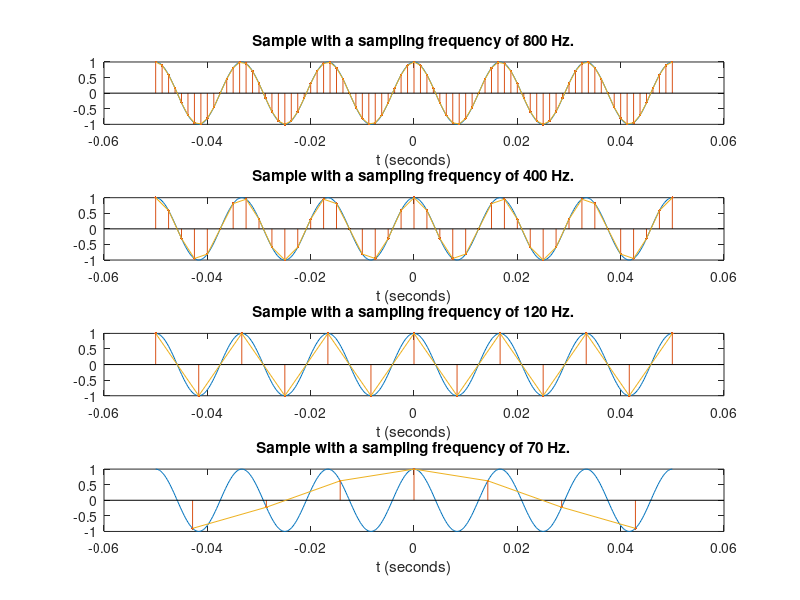

Write the MATLAB code that produced this figure.
f = 60; % Hz
tmin = -0.05;
tmax = 0.05;

t = linspace(tmin, tmax, 400);
x_c = cos(2*pi*f * t);
figure('Name','Plot');
subplot(4,1,1);
plot(t,x_c)
xlabel('t (seconds)')
title('Sample with a sampling frequency of 800 Hz.')

T = 1/800;
nmin = ceil(tmin / T);
nmax = floor(tmax / T);
n = nmin:nmax;
x1 = cos(2*pi*f * n*T);
hold on;
stem(n*T,x1,'.')
plot(n*T,x1);
hold off;

subplot(4,1,2);
plot(t,x_c)
xlabel('t (seconds)')
title('Sample with a sampling frequency of 400 Hz.')

T = 1/400;
nmin = ceil(tmin / T);
nmax = floor(tmax / T);
n = nmin:nmax;
x1 = cos(2*pi*f * n*T);
hold on;
stem(n*T,x1,'.')
plot(n*T,x1);
hold off;
subplot(4,1,3);
plot(t,x_c)
xlabel('t (seconds)')
title('Sample with a sampling frequency of 120 Hz.')

T = 1/120;
nmin = ceil(tmin / T);
nmax = floor(tmax / T);
n = nmin:nmax;
x1 = cos(2*pi*f * n*T);
hold on;
stem(n*T,x1,'.')
plot(n*T,x1);
hold off;

subplot(4,1,4);
plot(t,x_c)
xlabel('t (seconds)')
title('Sample with a sampling frequency of 70 Hz.')

T = 1/70;
nmin = ceil(tmin / T);
nmax = floor(tmax / T);
n = nmin:nmax;
x1 = cos(2*pi*f * n*T);
hold on;
stem(n*T,x1,'.')
plot(n*T,x1);

hold off;